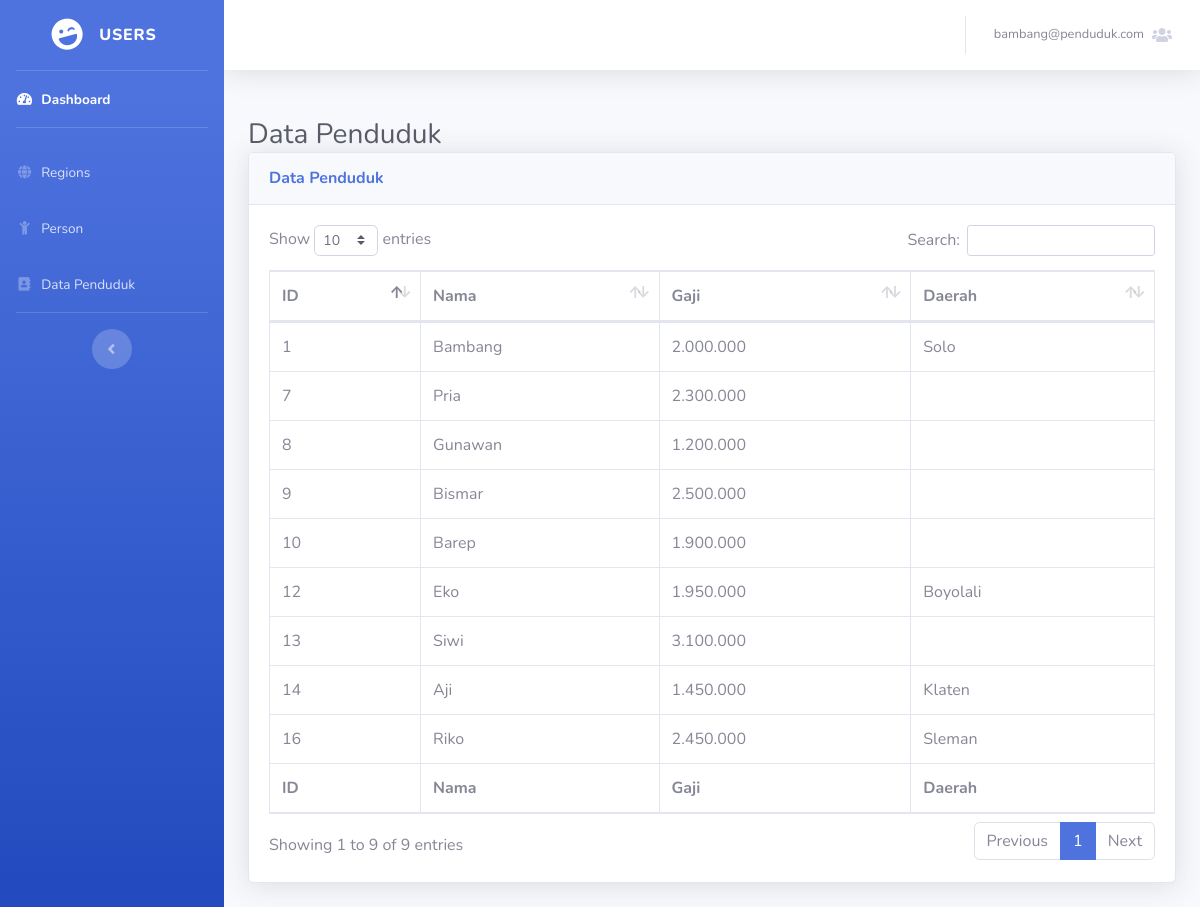
The app's page /admin/index.php?page=penduduk (signed in) with its own data.
### tables this page shows
CREATE TABLE `person` (
  `id_person` int(255) NOT NULL,
  `name_person` varchar(255) NOT NULL,
  `region_id` int(11) NOT NULL,
  `address` varchar(255) NOT NULL,
  `income` int(255) NOT NULL,
  `created_at` datetime NOT NULL
);

CREATE TABLE `regions` (
  `id_regions` int(255) NOT NULL,
  `name_regions` varchar(255) NOT NULL,
  `created_at` datetime NOT NULL
);

### admin/page/penduduk.php (the view)
<h1 class="h3 mb-0 text-gray-800">Data Penduduk</h1>
  <div class="card shadow mb-4">
    <div class="card-header py-3">
      <h6 class="m-0 font-weight-bold text-primary">Data Penduduk</h6>
    </div>
    <div class="card-body">
      <div class="table-responsive">
        <table class="table table-bordered" id="dataTable" width="100%" cellspacing="0">
          <thead>
          <tr>
              <th>ID</th>
              <th>Nama</th>
              <th>Gaji</th>
              <th>Daerah</th>
          </tr>
      </thead>
  <tbody>
    <?php
    include '../config.php';
    $sql = "SELECT * FROM person LEFT join regions on person.id_person=regions.id_regions";
    $query = mysqli_query($con, $sql);
    if(mysqli_num_rows($query) > 0){
      while($row = mysqli_fetch_array($query)){
    ?>
      <tr>
        <td><?php echo $row['id_person'] ?></td>
        <td><?php echo $row['name_person'] ?></td>
        <td><?php echo number_format($row['income'], 0, ',', '.') ?></td>
        <td><?php echo $row['name_regions'] ?></td>
      </tr>
    <?php
      }
    }
    ?>
  </tbody>
  <tfoot>
          <tr>
              <th>ID</th>
              <th>Nama</th>
              <th>Gaji</th>
              <th>Daerah</th>
          </tr>
      </tfoot>
        </table>
      </div>
    </div>
  </div>

### records on screen
person: id_person "1", name_person "Bambang", income "2.000.000", region.name_regions "Solo"
person: id_person "7", name_person "Pria", income "2.300.000"
person: id_person "8", name_person "Gunawan", income "1.200.000"
person: id_person "9", name_person "Bismar", income "2.500.000"
person: id_person "10", name_person "Barep", income "1.900.000"
person: id_person "12", name_person "Eko", income "1.950.000", region.name_regions "Boyolali"
person: id_person "13", name_person "Siwi", income "3.100.000"
person: id_person "14", name_person "Aji", income "1.450.000", regions.name_regions "Klaten"
person: id_person "16", name_person "Riko", income "2.450.000", regions.name_regions "Sleman"

### other values on screen
$_SESSION['email'] "bambang@penduduk.com"
